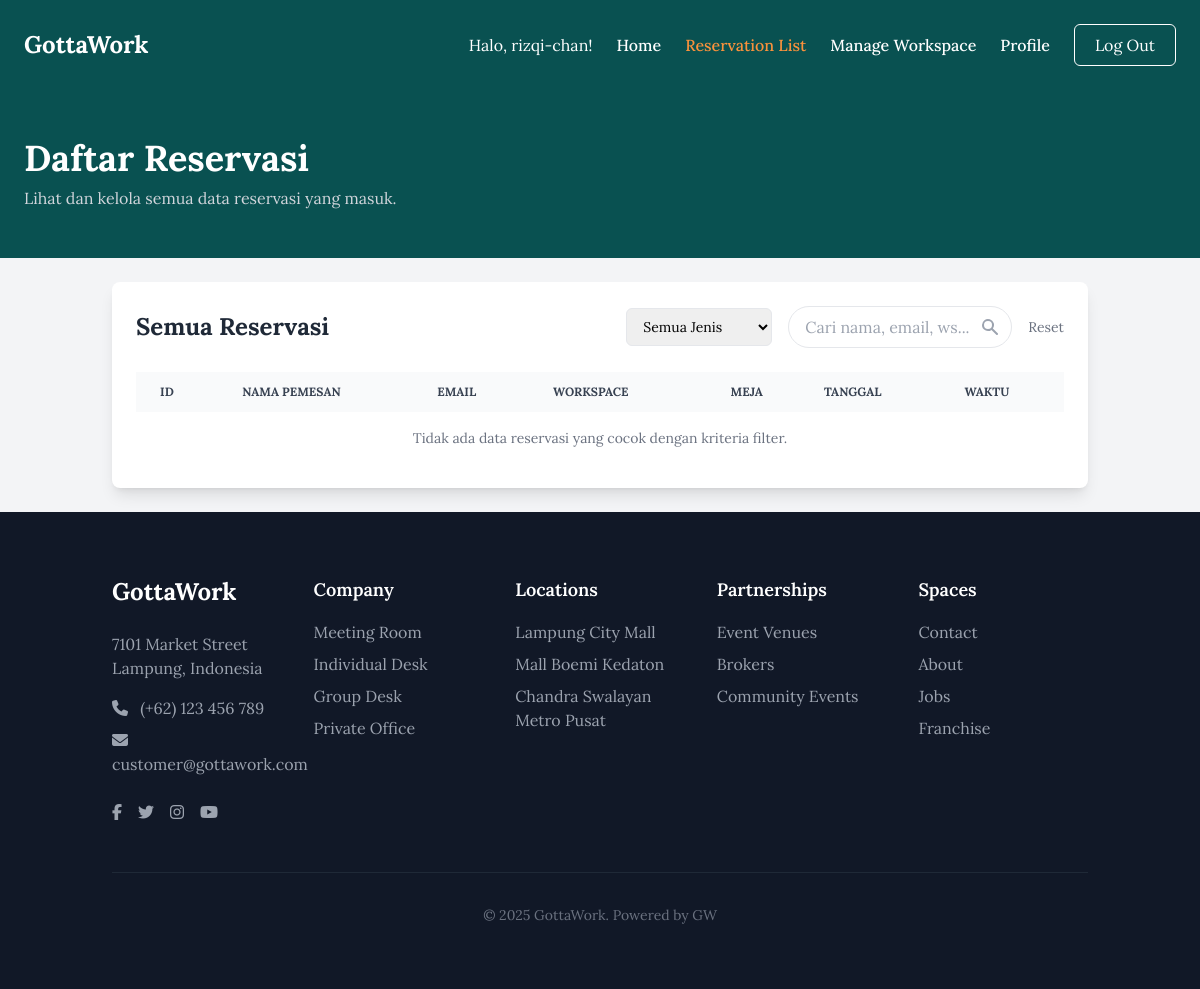
/staff/staff_daftarreservasi.php (signed in), run on an earlier commit of the app's database.
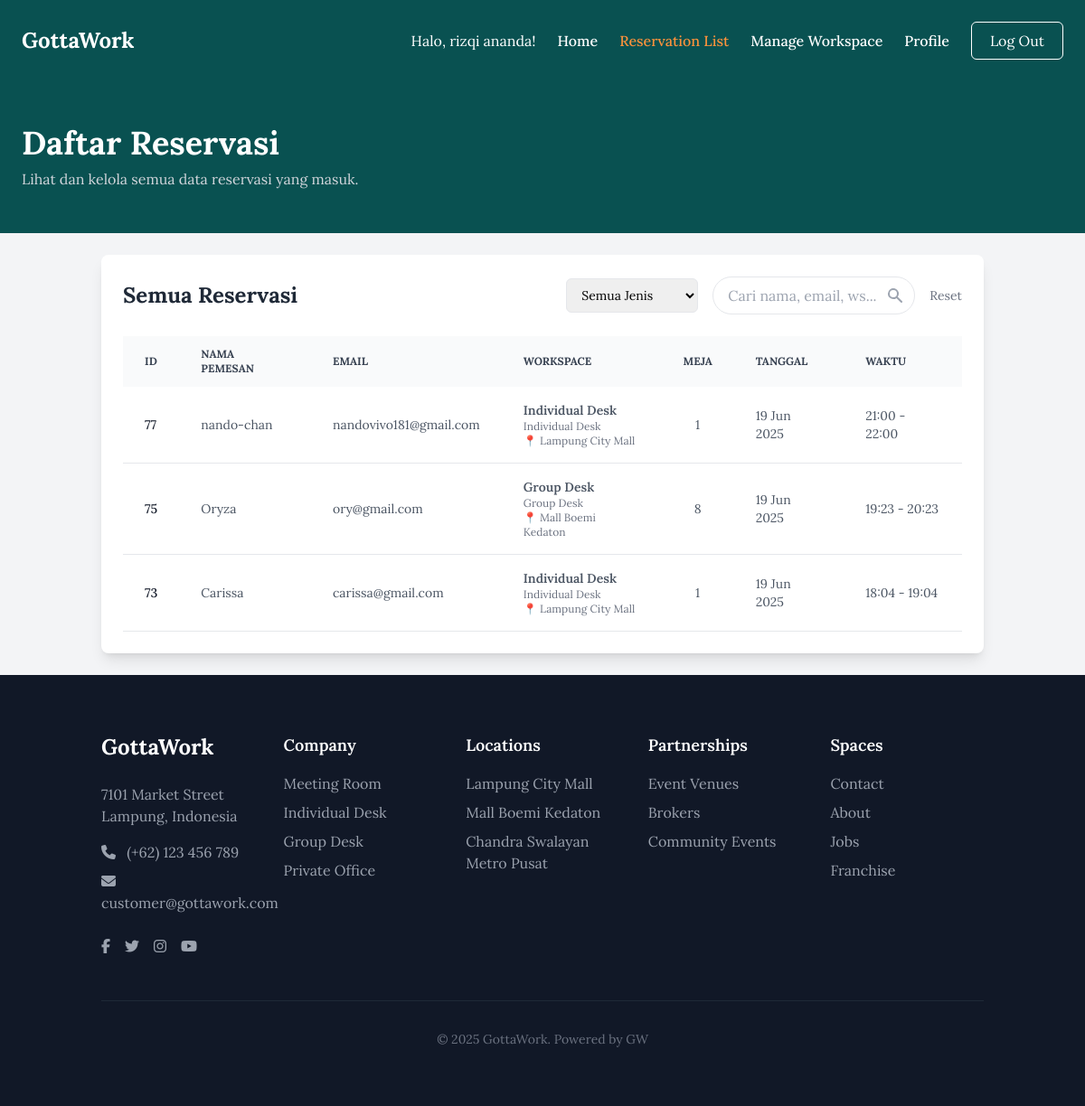
And on a later commit of the database.
### tables this page shows
CREATE TABLE `bookings` (
  `id` int NOT NULL,
  `name` varchar(100) DEFAULT NULL,
  `email` varchar(100) DEFAULT NULL,
  `user_id` int DEFAULT NULL,
  `start_date` date DEFAULT NULL,
  `end_date` date DEFAULT NULL,
  `start_time` time DEFAULT NULL,
  `end_time` time DEFAULT NULL,
  `workspace_type` varchar(50) DEFAULT NULL,
  `workspace_name` varchar(100) DEFAULT NULL,
  `location` varchar(100) DEFAULT NULL,
  `image_path` varchar(255) DEFAULT NULL,
  `desk_number` varchar(10) DEFAULT NULL,
  `created_at` timestamp NULL DEFAULT CURRENT_TIMESTAMP
);

### staff/staff_daftarreservasi.php (the view, shortened to what the changed rows need)
<?php
require_once '../db.php';
$sql = "SELECT * FROM bookings";
$params = [];
$sql .= " ORDER BY created_at DESC";
try {
    $stmt = $conn->prepare($sql);
    $stmt->execute($params);
    $bookings = $stmt->fetchAll(PDO::FETCH_ASSOC);
} catch (PDOException $e) {
    $bookings = [];
    $error_message = "Gagal memuat data booking: " . $e->getMessage();
}
?>
<!DOCTYPE html>
<html lang="id">
<head>
    <script src="https://cdn.tailwindcss.com"></script>
</head>
<body class="bg-gray-100 flex flex-col min-h-screen">
    <div class="flex-grow">
        <?php
            require_once '../includes/header_staff.php';
        ?>
        <div class="bg-custom-gray text-white">
          <section class="px-6 py-12 max-w-7xl mx-auto">
            <h1 class="text-4xl font-bold">Daftar Reservasi</h1>
          </section>
        </div>
        <main class="container mx-auto p-6">
            <div class="bg-white p-6 rounded-lg shadow-lg">
                <div class="flex flex-wrap justify-between items-center mb-6 gap-4">
                    <h2 class="text-2xl font-bold text-gray-800">Semua Reservasi</h2>
                </div>
                <div class="overflow-x-auto">
                    <table class="w-full text-sm text-left text-gray-600">
                        <thead class="text-xs text-gray-700 uppercase bg-gray-50">
                            <tr>
                                <th scope="col" class="px-6 py-3">ID</th>
                                <th scope="col" class="px-6 py-3">Nama Pemesan</th>
                                <th scope="col" class="px-6 py-3">Email</th>
                                <th scope="col" class="px-6 py-3">Workspace</th>
                                <th scope="col" class="px-6 py-3 text-center">Meja</th>
                                <th scope="col" class="px-6 py-3">Tanggal</th>
                                <th scope="col" class="px-6 py-3">Waktu</th>
                            </tr>
                        </thead>
                        <tbody>
                            <?php if (!empty($bookings)): ?>
                                <?php foreach ($bookings as $row): ?>
                                    <tr class="bg-white border-b hover:bg-gray-50">
                                        <td class="px-6 py-4 font-medium text-gray-900"><?= htmlspecialchars($row['id']) ?></td>
                                        <td class="px-6 py-4"><?= htmlspecialchars($row['name']) ?></td>
                                        <td class="px-6 py-4"><?= htmlspecialchars($row['email']) ?></td>
                                        <td class="px-6 py-4">
                                            <div class="font-semibold"><?= htmlspecialchars($row['workspace_name'] ?? 'N/A') ?></div>
                                            <div class="text-xs text-gray-500"><?= htmlspecialchars($row['workspace_type'] ?? 'N/A') ?></div>
                                            <div class="text-xs text-gray-500">📍 <?= htmlspecialchars($row['location'] ?? 'N/A') ?></div>
                                        </td>
                                        <td class="px-6 py-4 text-center"><?= htmlspecialchars($row['desk_number']) ?></td>
                                        <td class="px-6 py-4"><?= date('d M Y', strtotime($row['start_date'])) ?></td>
                                        <td class="px-6 py-4"><?= date('H:i', strtotime($row['start_time'])) ?> - <?= date('H:i', strtotime($row['end_time'])) ?></td>
                                    </tr>
                                <?php endforeach; ?>
                            <?php else: ?>
                                <tr>
                                    <td colspan="7" class="px-6 py-4 text-center text-gray-500">
                                        Tidak ada data reservasi yang cocok dengan kriteria filter.
                                    </td>
                                </tr>
                            <?php endif; ?>
                        </tbody>
                    </table>
                </div>
            </div>
        </main>
    </div>
    <?php require_once '../includes/footer.php'; ?>
</body>
</html>

### includes/header_staff.php (shortened to what the changed rows need)
<header class="bg-[#095151] text-white">
  <div class="max-w-7xl mx-auto px-6 py-6 flex items-center justify-between">
    <nav>
      <ul class="flex items-center space-x-6">
        <li><span class="text-white">Halo, <?php echo htmlspecialchars($_SESSION['name']); ?>!</span></li>
      </ul>
    </nav>
  </div>
</header>

What changed in the data, as far as the page shows it:
added bookings: id "77", name "nando-chan", email "nandovivo181@gmail.com", workspace_name "Individual Desk", workspace_type "Individual Desk", location "Lampung City Mall", desk_number "1", start_date "19 Jun 2025", start_time "21:00", end_time "22:00"
added bookings: id "75", name "Oryza", email "ory@gmail.com", workspace_name "Group Desk", workspace_type "Group Desk", location "Mall Boemi Kedaton", desk_number "8", start_date "19 Jun 2025", start_time "19:23", end_time "20:23"
added bookings: id "73", name "Carissa", email "carissa@gmail.com", workspace_name "Individual Desk", workspace_type "Individual Desk", location "Lampung City Mall", desk_number "1", start_date "19 Jun 2025", start_time "18:04", end_time "19:04"
Also different on the page:
$_SESSION['name']: "rizqi-chan" → "rizqi ananda"
text no longer shown: "Tidak ada data reservasi yang cocok dengan kriteria filter."
